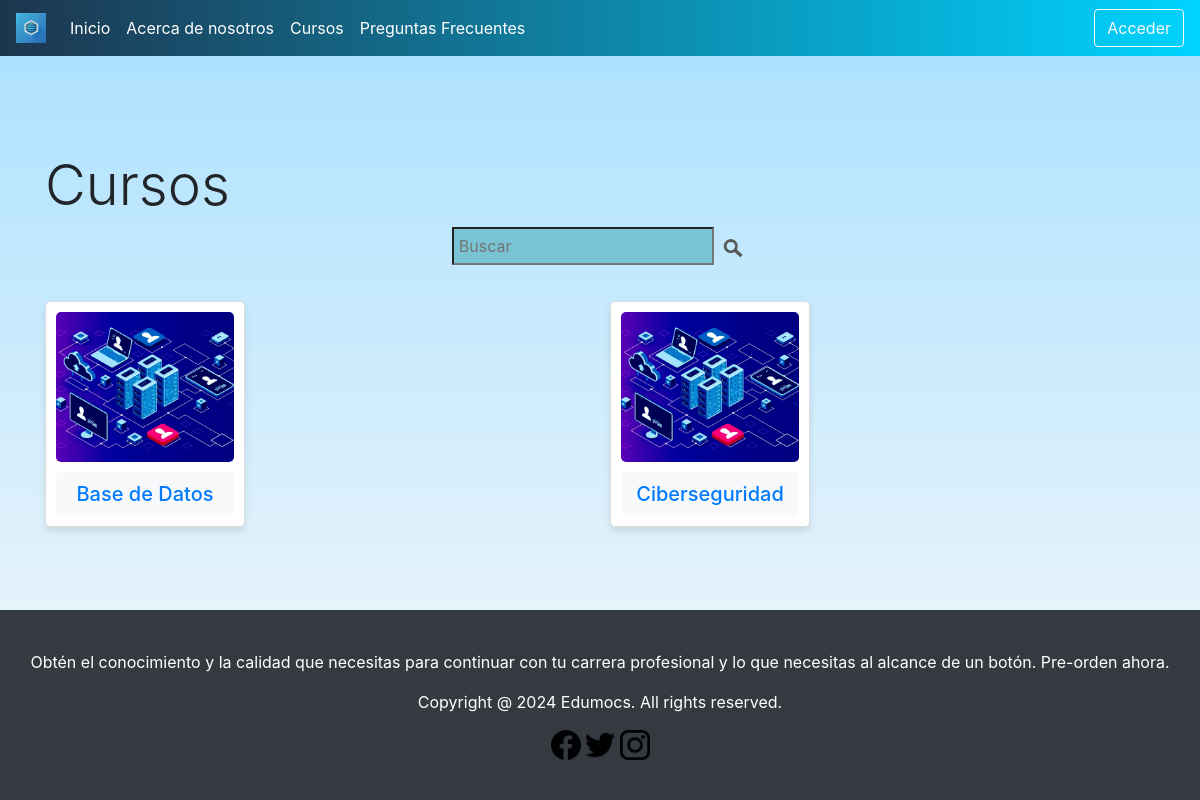
Screenshot of /cursos/ with the database file from the repository.
### cursos/models.py (models this page shows, shortened)
class Cursos(models.Model):
    id = models.AutoField(primary_key=True,verbose_name="Clave de Curso")
    nombre = models.CharField(verbose_name="Nombre del Curso",max_length=50, default="")
    costo = models.DecimalField(verbose_name="Precio del Curso",max_digits=10, decimal_places=2, default=0.00)
    fecha_inicio = models.DateField(verbose_name="Fecha de Inicio del Curso",default=timezone.now)
    fecha_termino = models.DateField(verbose_name="Fecha de Finalización del Curso",default=timezone.now)
    horas = models.IntegerField(verbose_name="Total de Horas del Curso",default=0)
    cupos = models.IntegerField(verbose_name="Limite de cupos",default=0)
    cupos_restantes = models.IntegerField(verbose_name="Cupos Restantes",default=0)
    imagen = models.ImageField(null=True,upload_to="fotos",verbose_name="Fotografia")
    descripcion = models.TextField(verbose_name="Descripcion General del Curso",default="")
    profesor = models.CharField( max_length=50,default="Por asignar")
    contenido = RichTextField(verbose_name="Contenido",default="")
    created = models.DateTimeField(blank=True,default=datetime.now)
    updated = models.DateTimeField(blank=True,default=datetime.now)
    preinscripciones_count = models.IntegerField(default=0, verbose_name="Total de Preinscripciones")
    class Meta:
        verbose_name = ("Curso")
        verbose_name_plural = ("Cursos")
        ordering = ["-created"]

### cursos/views.py (the view)
# urls.py: path('cursos/',views_cursos.cursosPrincipal,name="Cursos"),
def cursosPrincipal (request):
    curso = Cursos.objects.all()
    return render (request,'cursos/cursosPrincipal.html',{'cursos':curso})

### contenido/context_processors.py (called while the page is built)
def notificaciones(request):
    if request.user.is_authenticated and request.user.is_staff:
        notificaciones = Pregunta.objects.filter(respondida=False)
        return {
            'notificaciones': notificaciones,
            'notificaciones_count': notificaciones.count()
        }
    return {}

### cursos/templates/cursos/cursosPrincipal.html (shortened to what this page needs)
{% extends "contenido/BaseNavBar.html" %}
{% block contenido %}
{% load static %}
<main>
    <div class="container mt-5 pt-5">
        <h1 class="display-4">Cursos</h1>
        <div class="search-bar">
            <form method="get" action="{% url 'Buscar' %}">
                <input type="text" name="q" placeholder="Buscar">
                <button type="submit">
                    <img src="{% static 'edumocs/images/busqueda.webp' %}" alt="Buscar">
                </button>
            </form>
        </div>
        <div class="courses">
            {% for curso in cursos %}
            <a href = "{% url 'CursoContenido' curso.id %}">
                <div class="course-item">
                    {% if curso.imagen %}
                        <img src="{{ curso.imagen.url }}" alt="Course Image">
                    {% else %}
                        <img src="{% static 'path/to/default-image.png' %}" alt="Default Course Image">
                    {% endif %}
                    <div class="course-title">
                        <h2>{{ curso.nombre }}</h2>
                    </div>
                </div>
            </a>
            {% endfor %}
        </div>
    </div>
</main>
{% endblock contenido %}

### edumocs/static/edumocs/css/styles.css (style rules this page uses)
.container { flex: 1; margin-top: 100px; padding-bottom: 50px; }
.search-bar { display: flex; justify-content: center; margin-bottom: 20px; }
.search-bar input { background-color: #78C4D4; padding: 5px; font-size: 1rem; }
.search-bar button { background: none; border: none; padding: 5px; }
.search-bar button img { width: 20px; height: 20px; }
.courses { display: grid; grid-template-columns: repeat(auto-fit, minmax(200px, 1fr)); gap: 20px; justify-content: center; }
.course-item { background-color: white; border: 1px solid #ddd; border-radius: 5px; padding: 10px; text-align: center; box-shadow: 0 4px 6px rgba(0, 0, 0, 0.1); transition: transform 0.2s; width: 200px; }
.course-item img { width: 100%; height: 150px; object-fit: cover; border-radius: 5px; }
.course-title { background-color: #f8f9fa; padding: 10px; border-radius: 5px; margin-top: 10px; }
.course-title h2 { font-size: 1.25rem; margin: 0; }

### rows the page displays
Cursos: imagen (picture), nombre "Base de Datos"
Cursos: imagen (picture), nombre "Ciberseguridad"
